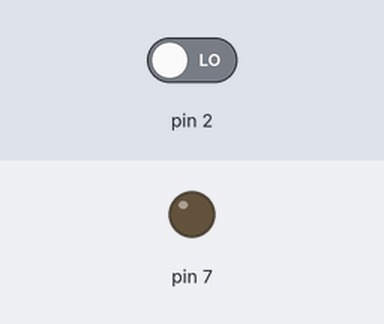
Simulated run of this sketch. Board: Arduino Uno, built with avr-gcc and run on an emulated ATmega328P. Parts: output pins drawn as LEDs (lit = HIGH). Dashed ring = blinking. Inputs (shaded band) come from the test bench; at power-on: pin 2 LOW.

Above: at 1.2 s.
1.3 s: pin 2 driven HIGH
At 1.75 s:
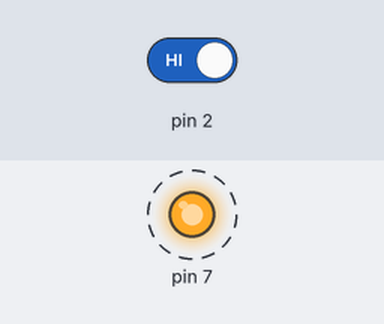
4.3 s: pin 2 driven LOW
At 5.1 s:
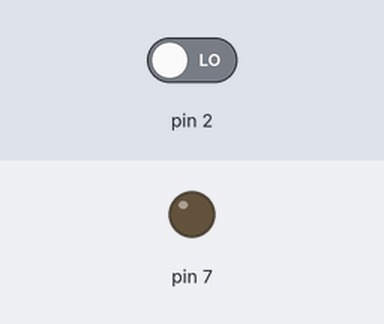
Timing chart, 0 to 7.3 s (numbered marks = the images above; inputs shaded):
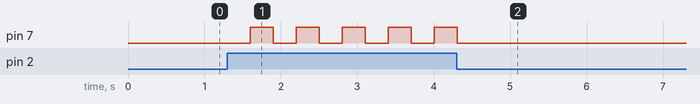

The sketch:

voltage-relay.ino
```cpp
bool on = false;
bool debounce = false;
int count = 0;

unsigned long inputStart = 0;
unsigned long debounceDelay = 300;

void setup() {
  pinMode(7, OUTPUT);
  pinMode(2, INPUT);
}

void loop() {
  int input;

  input = digitalRead(2);
  if (!debounce && input == HIGH) {
    debounce = true;
    inputStart = millis();
  }

  if (debounce && (millis() - inputStart) > debounceDelay) {
    debounce = false;
    on = !on;

    digitalWrite(7, on ? HIGH : LOW);
    pinMode(2, OUTPUT);
    digitalWrite(2, LOW);
    pinMode(2, INPUT);
  }

}
```

Measured:
- after the input at 1.3 s, pin 7: alternates HIGH for 0.30 s and LOW for 0.30 s, starting after 0.30 s
- after the input at 4.3 s, pin 7: goes on until 4.3 s, then stays LOW
